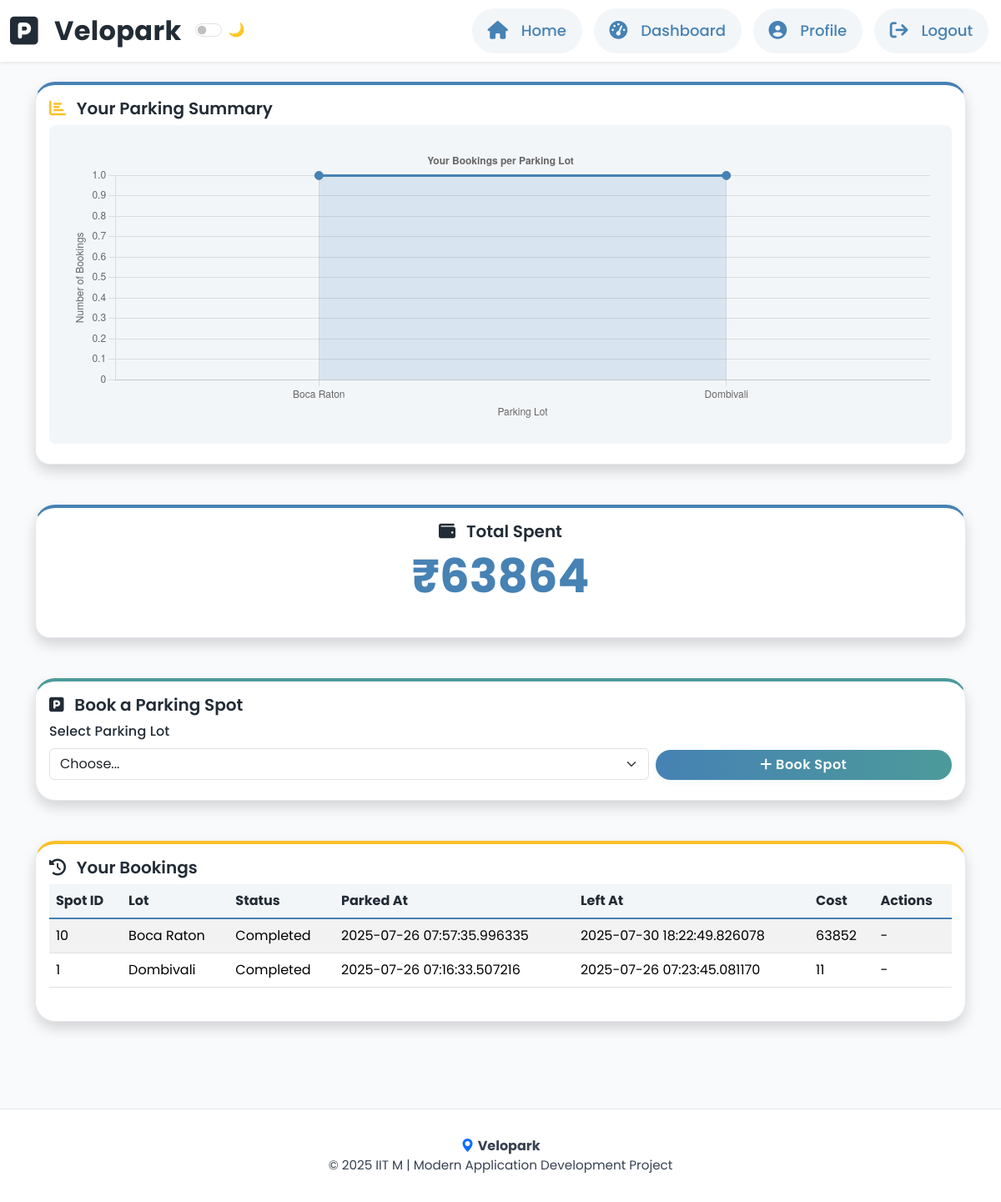
The page /user/dashboard (signed in) on the database its author committed.
### models/reservation.py (models this page shows, shortened)
class Reservation(db.Model):
    __tablename__ = 'reservations'
    id = db.Column(db.Integer, primary_key=True)
    spot_id = db.Column(db.Integer, db.ForeignKey('parking_spots.id', ondelete='CASCADE'), nullable=False)
    user_id = db.Column(db.Integer, db.ForeignKey('users.id'), nullable=False)
    parking_timestamp = db.Column(db.DateTime, nullable=False)
    leaving_timestamp = db.Column(db.DateTime, nullable=True)
    cost = db.Column(db.Float, nullable=True)  # Calculated when leaving
    created_at = db.Column(db.DateTime, default=datetime.utcnow)

### models/parking_spot.py (models this page shows, shortened)
class ParkingSpot(db.Model):
    __tablename__ = 'parking_spots'
    id = db.Column(db.Integer, primary_key=True)
    lot_id = db.Column(db.Integer, db.ForeignKey('parking_lots.id'), nullable=False)
    status = db.Column(db.String(1), default='A')  # 'A' for Available, 'O' for Occupied
    created_at = db.Column(db.DateTime, default=datetime.utcnow)
    reservations = db.relationship(
        'Reservation',
        backref='parking_spot',
        lazy=True,
        cascade='all, delete-orphan',
        passive_deletes=True
    )

### models/parking_lot.py (models this page shows, shortened)
class ParkingLot(db.Model):
    __tablename__ = 'parking_lots'
    id = db.Column(db.Integer, primary_key=True)
    name = db.Column(db.String(100), nullable=False)
    price = db.Column(db.Float, nullable=False)  # Price per unit time
    address = db.Column(db.String(200), nullable=False)
    pincode = db.Column(db.String(10), nullable=False)
    max_spots = db.Column(db.Integer, nullable=False)
    created_at = db.Column(db.DateTime, default=datetime.utcnow)
    parking_spots = db.relationship('ParkingSpot', backref='parking_lot', lazy=True, cascade='all, delete-orphan')

### controllers/user.py (the view)
@user.route('/dashboard')
@login_required
def dashboard():
    parking_lots = ParkingLot.query.all()
    user_id = session['user_id']
    bookings = db.session.query(
        Reservation.id,
        ParkingSpot.id.label('spot_id'),
        ParkingLot.name.label('lot_name'),
        Reservation.parking_timestamp,
        Reservation.leaving_timestamp,
        Reservation.cost
    ).join(ParkingSpot, Reservation.spot_id == ParkingSpot.id)\
     .join(ParkingLot, ParkingSpot.lot_id == ParkingLot.id)\
     .filter(Reservation.user_id == user_id)\
     .order_by(Reservation.created_at.desc()).all()
    booking_list = []
    for booking in bookings:
        status = 'Occupied' if booking.leaving_timestamp is None else 'Completed'
        booking_list.append({
            'id': booking.id,
            'spot_id': booking.spot_id,
            'lot_name': booking.lot_name,
            'status': status,
            'parking_timestamp': booking.parking_timestamp,
            'leaving_timestamp': booking.leaving_timestamp,
            'cost': booking.cost
        })
    lot_booking_counts = {}
    for booking in booking_list:
        lot_booking_counts[booking['lot_name']] = lot_booking_counts.get(booking['lot_name'], 0) + 1
    chart_lot_names = list(lot_booking_counts.keys())
    chart_booking_counts = list(lot_booking_counts.values())
    total_spent = sum(b['cost'] for b in booking_list if b['cost'] is not None)
    return render_template('user_dashboard.html',
                         parking_lots=parking_lots,
                         bookings=booking_list,
                         chart_lot_names=chart_lot_names,
                         chart_booking_counts=chart_booking_counts,
                         total_spent=total_spent)

### controllers/auth.py (called while the page is built)
def login_required(f):
    @wraps(f)
    def decorated_function(*args, **kwargs):
        if 'user_id' not in session:
            return redirect(url_for('auth.login'))
        return f(*args, **kwargs)
    return decorated_function

### templates/user_dashboard.html (shortened to what this page needs)
{% extends 'base.html' %}
{% block nav_links %}
<li class="nav-item">
    <a class="nav-link" href="/" tabindex="0"><i class="fa-solid fa-house"></i> Home</a>
</li>
<li class="nav-item">
    <a class="nav-link" href="/user/dashboard" tabindex="0"><i class="fa-solid fa-gauge-high"></i> Dashboard</a>
</li>
<li class="nav-item">
    <a class="nav-link" href="/profile" tabindex="0"><i class="fa-solid fa-user-circle"></i> Profile</a>
</li>
<li class="nav-item">
    <a class="nav-link" href="/logout" tabindex="0"><i class="fa-solid fa-arrow-right-from-bracket"></i> Logout</a>
</li>
{% endblock %}
{% block content %}
<div class="row mb-4">
    <div class="col-12">
        <div class="card card-accent shadow mb-4">
            <div class="card-body">
                <h5 class="card-title"><i class="fa-solid fa-chart-bar me-2"></i> Your Parking Summary</h5>
                <div style="background:#F3F6F9; border-radius:8px; padding:1rem;">
                    <canvas id="userSummaryChart" height="100"></canvas>
                </div>
            </div>
        </div>
    </div>
</div>
<div class="row mb-4">
    <div class="col-12">
        <div class="card card-accent shadow mb-4">
            <div class="card-body text-center">
                <h5 class="card-title"><i class="fa-solid fa-wallet me-2"></i> Total Spent</h5>
                <p class="display-4 fw-bold" style="color: #4682B4;">₹{{ total_spent | int }}</p>
            </div>
        </div>
    </div>
</div>
<div class="row mb-4">
    <div class="col-12">
        <div class="card card-accent-teal shadow mb-4">
            <div class="card-body">
                <h5 class="card-title"><i class="fa-solid fa-square-parking me-2"></i> Book a Parking Spot</h5>
                <form method="POST" action="/user/book">
                    <div class="row g-2 align-items-end">
                        <div class="col-md-8">
                            <label for="lot_id" class="form-label">Select Parking Lot</label>
                            <select class="form-select" id="lot_id" name="lot_id" required>
                                <option value="">Choose...</option>
                            </select>
                        </div>
                        <div class="col-md-4">
                            <button type="submit" class="btn btn-primary w-100"><i class="fa-solid fa-plus"></i> Book Spot</button>
                        </div>
                    </div>
                </form>
            </div>
        </div>
    </div>
</div>
<div class="row">
    <div class="col-12">
        <div class="card card-accent-yellow shadow">
            <div class="card-body">
                <h5 class="card-title"><i class="fa-solid fa-clock-rotate-left me-2"></i> Your Bookings</h5>
                <div class="table-responsive">
                    <table class="table table-striped align-middle">
                        <thead>
                            <tr>
                                <th>Spot ID</th>
                                <th>Lot</th>
                                <th>Status</th>
                                <th>Parked At</th>
                                <th>Left At</th>
                                <th>Cost</th>
                                <th>Actions</th>
                            </tr>
                        </thead>
                        <tbody>
                            {% for booking in bookings %}
                            <tr>
                                <td>{{ booking.spot_id }}</td>
                                <td>{{ booking.lot_name }}</td>
                                <td>{{ booking.status }}</td>
                                <td>{{ booking.parking_timestamp or '-' }}</td>
                                <td>{{ booking.leaving_timestamp or '-' }}</td>
                                <td>{{ booking.cost | int if booking.cost is not none else '-' }}</td>
                                <td>
                                    {% if booking.status == 'Occupied' %}
                                    <form method="POST" action="/user/release/{{ booking.id }}" style="display:inline;">
                                        <button type="submit" class="btn btn-outline-warning btn-sm"><i class="fa-solid fa-right-from-bracket"></i> Release</button>
                                    </form>
                                    {% else %}-{% endif %}
                                </td>
                            </tr>
                            {% endfor %}
                        </tbody>
                    </table>
                </div>
            </div>
        </div>
    </div>
</div>
{% endblock %}
{% block scripts %}
<script>
const ctx = document.getElementById('userSummaryChart').getContext('2d');
const userSummaryChart = new Chart(ctx, {
    type: 'line',
    data: {
        labels: {{ chart_lot_names|tojson }},
        datasets: [
            {
                label: 'Bookings',
                data: {{ chart_booking_counts|tojson }},
                borderColor: '#4682B4',
                backgroundColor: 'rgba(70, 130, 180, 0.15)',
                tension: 0.4,
                fill: true,
                pointBackgroundColor: '#4682B4',
                pointBorderColor: '#4682B4',
                pointRadius: 5,
                pointHoverRadius: 7
            }
        ]
    },
    options: {
        responsive: true,
        plugins: {
            legend: { display: false },
            title: { display: true, text: 'Your Bookings per Parking Lot' }
        },
        layout: {
            padding: 10
        },
        scales: {
            x: {
                title: { display: true, text: 'Parking Lot' },
                offset: true
            },
            y: {
                beginAtZero: true,
                title: { display: true, text: 'Number of Bookings' }
            }
        }
    }
});
</script>
{% endblock %}

### templates/base.html (shortened to what this page needs)
<!DOCTYPE html>
<html lang="en">
<head>
    <link href="https://cdn.jsdelivr.net/npm/bootstrap@5.3.2/dist/css/bootstrap.min.css" rel="stylesheet">
    <link rel="stylesheet" href="{{ url_for('static', filename='css/style.css') }}">
    <link rel="stylesheet" href="https://cdn.jsdelivr.net/npm/bootstrap-icons@1.11.3/font/bootstrap-icons.min.css">
    <link rel="stylesheet" href="https://cdnjs.cloudflare.com/ajax/libs/font-awesome/6.4.2/css/all.min.css">
</head>
<body>
    <nav class="navbar navbar-expand-lg shadow-sm sticky-top">
        <div class="container-fluid container-custom">
            <a class="navbar-brand fw-bold d-flex align-items-center gap-2" style="color:#222C36; font-size:2rem; letter-spacing:0.01em; font-family:'Poppins', 'Nunito', sans-serif;" href="/">
                <i class="fa-solid fa-parking"></i> Velopark
            </a>
            <div class="d-flex align-items-center ms-auto">
                <div class="form-check form-switch me-3">
                    <input class="form-check-input" type="checkbox" id="themeToggle" aria-label="Toggle dark mode">
                    <label class="form-check-label" for="themeToggle" style="user-select:none;">🌙</label>
                </div>
            </div>
            <div class="collapse navbar-collapse justify-content-end" id="navbarNav">
                <ul class="navbar-nav align-items-center">
                    {% block nav_links %}{% endblock %}
                </ul>
            </div>
        </div>
    </nav>
    <main class="container container-custom py-4" style="color:#222C36;">
        {% block content %}{% endblock %}
    </main>
    <footer>
        <div class="footer-content d-flex flex-column align-items-center justify-content-center text-center" style="width:100%;">
            <div>
                <i class="bi bi-geo-alt-fill text-primary"></i>
                <span class="fw-bold">Velopark</span>
            </div>
            <div style="font-size:0.95rem;">
                &copy; {{ year or 2025 }} IIT M | Modern Application Development Project
            </div>
        </div>
    </footer>
    {% block scripts %}{% endblock %}
</body>
</html>

### static/css/style.css (style rules this page uses)
html { font-size: 16px; }
body { min-height: 100vh; background: var(--bg-main, #F9FAFB); color: var(--text-main, #222C36); font-family: 'Poppins', Arial, Helvetica, sans-serif; overflow-x: hidden; position: relative; transition: background 0.3s, color 0.3s; }
:root { --bg-main: #F9FAFB; --bg-card: #fff; --text-main: #222C36; --text-secondary: #374151; --text-muted: #6B7280; --accent: #4682B4; --accent-teal: #4C9A9A; --accent-yellow: #fbbf24; --border: #E5E7EB; --footer-bg: #fff; --footer-text: #374151; --navbar-bg: #fff; --navbar-link-bg: #F3F6F9; --navbar-link-color: #4682B4; --navbar-link-active-bg: #4682B4; --navbar-link-active-color: #fff; --table-header-bg: #F3F6F9; --table-row-odd: #F9FAFB; --table-row-even: #fff; }
.navbar, .navbar-brand { background: var(--navbar-bg) !important; color: var(--text-main) !important; font-family: 'Poppins', Arial, Helvetica, sans-serif; transition: background 0.3s, color 0.3s; }
.navbar-nav .nav-link { background: var(--navbar-link-bg); color: var(--navbar-link-color) !important; border-radius: 2rem; font-weight: 500; font-size: 1.18em; padding: 0.7em 1.5em; border: 1.5px solid transparent; box-shadow: 0 1px 4px 0 var(--border)22; transition: background 0.18s, color 0.18s, box-shadow 0.18s, border 0.18s, transform 0.18s; }
.navbar-brand { font-family: 'Poppins', Arial, Helvetica, sans-serif; font-size: 2rem; letter-spacing: 0.01em; }
.card, .modal-content { background: var(--bg-card) !important; border-radius: 1.5rem; border: 1.5px solid var(--border); box-shadow: 0 4px 24px 0 var(--border)55; margin-bottom: 2rem; padding-bottom: 0.5rem; position: relative; font-family: 'Poppins', Arial, Helvetica, sans-serif; transition: background 0.3s, color 0.3s, border 0.3s, box-shadow 0.3s; }
.card .card-title { font-family: 'Poppins', Arial, Helvetica, sans-serif; font-weight: 600; color: var(--text-main); font-size: 1.25rem; }
.card-accent { border-top: 4px solid var(--accent); border-radius: 1.5rem 1.5rem 1.1rem 1.1rem; }
.card-accent-teal { border-top: 4px solid var(--accent-teal); }
.card-accent-yellow { border-top: 4px solid var(--accent-yellow); }
.card .fa-chart-bar { color: var(--accent-yellow); }
.btn-primary, .btn-outline-primary { background: linear-gradient(90deg, var(--accent) 0%, var(--accent-teal) 100%); color: #fff; border-radius: 2rem; font-weight: 600; letter-spacing: 0.03em; border: none; box-shadow: 0 2px 8px 0 #B6C6D633; transition: background 0.18s, color 0.18s, box-shadow 0.18s, transform 0.18s; }
h5, .h5 { font-size: 1.25rem; font-weight: 500; font-family: 'Poppins', Arial, Helvetica, sans-serif; }
.navbar-nav .nav-link { display: flex; align-items: center; gap: 0.5rem; padding-left: 1.1rem !important; padding-right: 1.1rem !important; margin-left: 0.2rem; margin-right: 0.2rem; font-size: 1.13rem; }
.navbar-nav .nav-item:not(:last-child) { margin-right: 0.5rem; }
.navbar-nav .nav-link i, .navbar-brand i { margin-right: 0.5rem; font-size: 1.2em; }
.navbar-brand { gap: 0.7rem !important; }
.table { color: var(--text-main); background: transparent; transition: background 0.3s, color 0.3s; }
.table thead th { background: var(--table-header-bg); color: var(--text-main); border-bottom: 2px solid var(--accent); }
.table-striped > tbody > tr:nth-of-type(odd) { background-color: var(--table-row-odd); }
.table-striped > tbody > tr:nth-of-type(even) { background-color: var(--table-row-even); }
.table td, .table th { vertical-align: middle; }
.btn, .form-control, .form-select, .table, .table th, .table td { font-family: 'Poppins', Arial, Helvetica, sans-serif; }
footer { border-top: 1px solid var(--border); background: var(--footer-bg); padding: 2rem 0; margin-top: 3rem; color: var(--footer-text); transition: background 0.3s, color 0.3s; }
.form-label { color: var(--text-main) !important; font-weight: 500; letter-spacing: 0.01em; transition: color 0.3s; }
.card-title { color: var(--text-main) !important; font-family: 'Poppins', Arial, Helvetica, sans-serif; font-weight: 600; font-size: 1.25rem; transition: color 0.3s; }
.card { background: var(--bg-card) !important; box-shadow: 0 4px 24px 0 var(--border)55; }

### rows shown on the page
Reservation: spot_id "10", lot_name "Boca Raton", status "Completed", parking_timestamp "2025-07-26 07:57:35.996335", leaving_timestamp "2025-07-30 18:22:49.826078", cost "63852"
Reservation: spot_id "1", lot_name "Dombivali", status "Completed", parking_timestamp "2025-07-26 07:16:33.507216", leaving_timestamp "2025-07-26 07:23:45.081170", cost "11"

### other values the page prints
{{ total_spent | int }} "63864"
{{ year or 2025 }} "2025"
chart data {{ chart_lot_names|tojson }} ["Boca Raton", "Dombivali"]
chart data {{ chart_booking_counts|tojson }} [1, 1]
